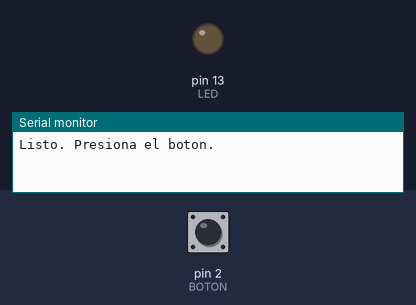
This sketch was run on a simulated Arduino Uno, built with avr-gcc and run on an emulated ATmega328P. Shown: output pins drawn as LEDs (lit = HIGH), the last lines printed to the serial monitor. The test bench sets the inputs (shaded band); at power-on: pin 2 (BOTON) HIGH.

Above: at 1.2 s.
1.3 s: pin 2 (BOTON) pulled LOW for 0.15 s
At 1.37 s:
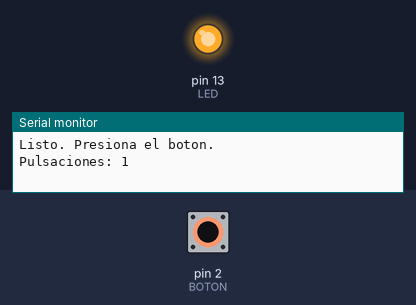
2.9 s: pin 2 (BOTON) pulled LOW for 3.2 s
At 6.5 s:
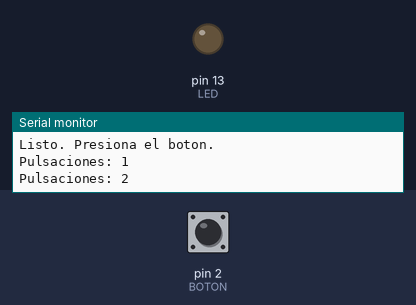
Timing chart, 0 to 8.0 s (numbered marks = the images above; inputs shaded):
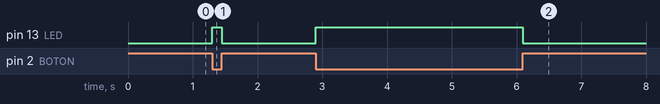

The sketch:

03_boton_antirrebote.ino
```cpp
/*
 * 03_boton_antirrebote.ino - Boton con filtro por software
 * Monitoria: Instalacion y manejo de Arduino - Intro. Ing. Electronica (UNAL)
 * Placa: Arduino UNO R3
 * Concepto: entrada digital, INPUT_PULLUP, antirrebote con millis(), contador
 * Montaje: pulsador entre D2 y GND, LED en D13 con resistencia de 220 ohm
 */

const uint8_t BOTON   = 2;
const uint8_t LED     = 13;
const uint16_t DEBOUNCE_MS = 30;    // ignora rebotes mas rapidos que 30 ms

bool lecturaAnterior = HIGH;
unsigned long tUltimoCambio = 0;
uint16_t contador = 0;

void setup() {
    pinMode(BOTON, INPUT_PULLUP);   // resistencia interna: LOW = presionado
    pinMode(LED, OUTPUT);
    Serial.begin(9600);
    Serial.println(F("Listo. Presiona el boton."));
}

void loop() {
    bool lectura = digitalRead(BOTON);

    // Solo acepta un cambio si paso el tiempo de antirrebote
    if (lectura != lecturaAnterior && (millis() - tUltimoCambio) > DEBOUNCE_MS) {
        tUltimoCambio = millis();
        lecturaAnterior = lectura;

        if (lectura == LOW) {              // flanco de bajada = pulsacion
            contador++;
            digitalWrite(LED, HIGH);
            Serial.print(F("Pulsaciones: "));
            Serial.println(contador);
        } else {                           // flanco de subida = liberacion
            digitalWrite(LED, LOW);
        }
    }
}
```

Measured:
- after the input at 1.3 s, pin 13 (LED): LOW → HIGH at once, → LOW 0.15 s later
- after the input at 2.9 s, pin 13 (LED): LOW → HIGH at once, → LOW 3.2 s later
